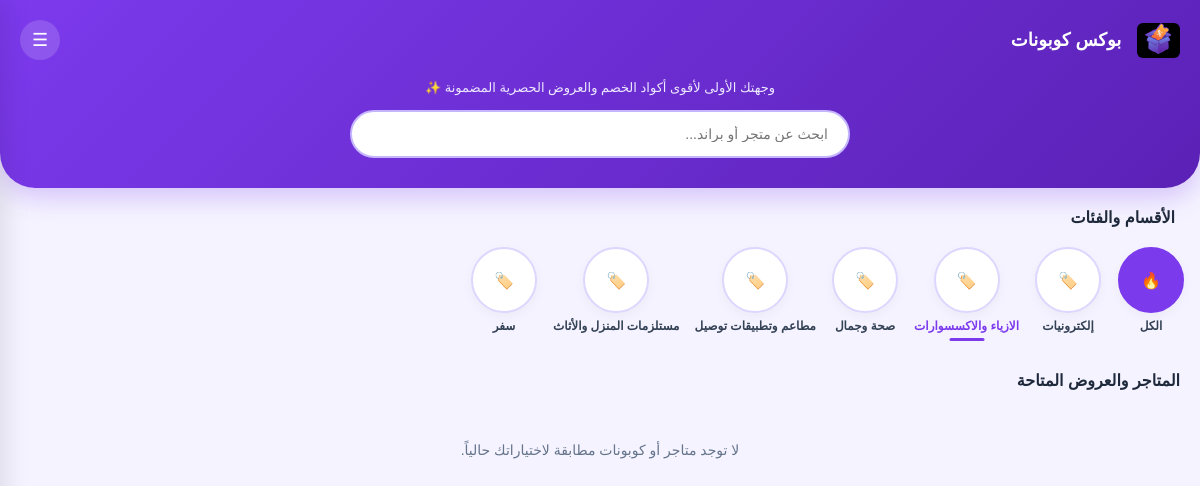
Screenshot of /?category=13 with the database file from the repository.
### kob3/models.py (models this page shows, shortened)
class Cat(models.Model):
    name=models.CharField(max_length=100,verbose_name='اسم القسم')
    slug=models.SlugField(unique=True,verbose_name='رابط القسم(slug)')
    image = models.ImageField(upload_to='categories_images/', null=True, blank=True, verbose_name='شعار القسم')

### kob3/views.py (the view)
# urls.py: path('',k1,name='k1'),
def k1(request):
    category_id = request.GET.get('category')
    type_offer = request.GET.get('type_offer')
    search_query = request.GET.get('q', '').strip()  # استقلال كلمة البحث وتنظيفها
    categories = Cat.objects.all()
    coupons = Cou.objects.filter(is_active=True)
    if category_id:
        coupons = coupons.filter(category_id=category_id)
    if type_offer:
        coupons = coupons.filter(offer_type=type_offer)
    if search_query:
        coupons = coupons.filter(
            Q(store__name__icontains=search_query) |
            Q(title__icontains=search_query)
        )
    context = {
        'coupons': coupons,
        'type_offer': type_offer,
        'cat': categories,
        'category_id': category_id,
        'search_query': search_query,  # تمرير قيمة البحث للقالب عشان ما تختفي بعد البحث
    }
    return render(request, 'kob3/home.html', context)

### templates/kob3/home.html (shortened to what this page needs)
{% load static %}
<!DOCTYPE html>
<html lang="ar" dir="rtl">
<head>
</head>
<body>
    <div class="header-section">
        <div class="top-navbar">
            <a href="#" class="brand-title">
                <img src="{% static 'logo/xlogo.jpeg' %}" alt="بوكس كوبونات" style="height: 35px; width: auto; margin-left: 8px; border-radius: 6px;" onerror="this.style.display='none'">
                <span>بوكس كوبونات</span>
            </a>
            <button class="menu-btn" onclick="toggleMenu()">☰</button>
        </div>
        <div style="text-align: center; margin-bottom: 15px;">
            <p style="margin: 0; font-size: 13px; color: #ede9fe;">
                وجهتك الأولى لأقوى أكواد الخصم والعروض الحصرية المضمونة ✨
            </p>
        </div>
        <form method="GET" action="" style="position: relative; display: flex; align-items: center; max-width: 500px; margin: 0 auto;">
            <input type="text" name="q" value="{{ search_query }}" placeholder="ابحث عن متجر أو براند..." style="width: 100%; padding: 14px 20px 14px 45px; border: 2px solid #c4b5fd; border-radius: 50px; font-size: 14px; outline: none; background: #ffffff; color: #1e293b; box-sizing: border-box; text-align: right;">
            <button type="submit" style="position: absolute; right: 15px; background: none; border: none; cursor: pointer; font-size: 18px;">
            </button>
        </form>
    </div>
    <div style="padding: 0 10px;">
        <h3 style="color: #1e293b; font-size: 16px; margin: 0 15px 10px 15px; font-weight: bold;">الأقسام والفئات</h3>
    </div>
    <div class="categories-container">
        <a href="?" class="category-item {% if not request.GET.category %}active{% endif %}">
            <div class="category-circle" style="background: #7c3aed; border-color: #7c3aed;">
                <span style="font-size: 16px; color: #ffffff;">🔥</span>
            </div>
            <span>الكل</span>
        </a>
        {% for c in cat %}
            <a href="?category={{ c.id }}" class="category-item {% if request.GET.category == c.id|stringformat:'s' %}active{% endif %}">
                <div class="category-circle">
                    {% if c.image %}
                        <img src="{{ c.image.url }}" alt="{{ c.name }}">
                    {% else %}
                        <span style="font-size: 16px;">🏷️</span>
                    {% endif %}
                </div>
                <span>{{ c.name }}</span>
            </a>
        {% endfor %}
    </div>
    <div style="padding: 10px 0 30px 0;">
        <h3 style="color: #1e293b; font-size: 16px; margin: 0 20px 12px 20px; font-weight: bold;">المتاجر والعروض المتاحة</h3>
        <div class="stores-grid">
            {% for coup in coupons %}
                <a href="{% url 'coupon_detail' coup.id %}" class="store-card">
                    {% if coup.store and coup.store.image %}
                        <img src="{{ coup.store.image.url }}" alt="{{ coup.store.name }}" style="width: 40px; height: 40px; border-radius: 50%; object-fit: contain; border: 1px solid #ddd6fe; background: #ffffff; padding: 2px; margin-bottom: 6px;">
                    {% else %}
                        <div style="width: 40px; height: 40px; border-radius: 50%; background: #f5f3ff; display: flex; align-items: center; justify-content: center; font-size: 16px; border: 1px solid #ddd6fe; margin-bottom: 6px;">🛒</div>
                    {% endif %}
                    <h4 style="margin: 0 0 2px 0; font-size: 12px; color: #1e293b; font-weight: bold;">{{ coup.store.name|default:coup.title }}</h4>
                    <p style="margin: 0 0 8px 0; font-size: 10px; color: #7c3aed; font-weight: bold;">{{ coup.discount_percentage|default:"خصم حصري" }}</p>
                    <span style="background: #ede9fe; color: #5b21b6; font-size: 9px; padding: 4px 8px; border-radius: 15px; font-weight: bold; width: 100%; box-sizing: border-box;">عرض الكود ⚡</span>
                </a>
            {% empty %}
                <div style="grid-column: 1 / -1; text-align: center; padding: 40px; color: #64748b; font-size: 14px;">
                    لا توجد متاجر أو كوبونات مطابقة لاختياراتك حالياً.
                </div>
            {% endfor %}
        </div>
    </div>
</body>
</html>

### templates/kob3/home.html (style rules this page uses)
body { font-family: Tahoma, sans-serif; background-color: #f5f3ff; padding: 0; margin: 0; color: #1e293b; }
.header-section { background: linear-gradient(135deg, #7c3aed, #5b21b6); padding: 20px 20px 30px 20px; border-bottom-left-radius: 35px; border-bottom-right-radius: 35px; box-shadow: 0 10px 25px rgba(124, 58, 237, 0.25); margin-bottom: 20px; color: white; }
.top-navbar { display: flex; justify-content: space-between; align-items: center; margin-bottom: 20px; }
.brand-title { display: flex; align-items: center; gap: 8px; font-size: 18px; font-weight: bold; color: white; text-decoration: none; }
.menu-btn { background: rgba(255, 255, 255, 0.15); border: none; width: 40px; height: 40px; border-radius: 50%; display: flex; align-items: center; justify-content: center; color: white; font-size: 18px; cursor: pointer; transition: background 0.2s; }
.categories-container { display: flex; overflow-x: auto; gap: 15px; padding: 10px 15px 20px 15px; scroll-behavior: smooth; }
.category-item { display: flex; flex-direction: column; align-items: center; text-decoration: none; min-width: 68px; position: relative; padding-bottom: 8px; }
.category-circle { width: 62px; height: 62px; border-radius: 50%; background: #ffffff; display: flex; align-items: center; justify-content: center; box-shadow: 0 4px 12px rgba(0, 0, 0, 0.04); border: 2px solid #ddd6fe; overflow: hidden; margin-bottom: 6px; transition: all 0.25s ease; }
.category-item span { font-size: 12px; color: #334155; font-weight: bold; text-align: center; }
.category-item.active span { color: #7c3aed; }
.category-item.active::after { content: ''; position: absolute; bottom: 0; left: 50%; transform: translateX(-50%); width: 35px; height: 3px; background-color: #7c3aed; border-radius: 2px; }
.stores-grid { display: grid; grid-template-columns: repeat(3, 1fr); gap: 10px; padding: 0 10px; }

### rows the page displays
Cat: name "إلكترونيات"
Cat: name "الازياء والاكسسوارات"
Cat: name "صحة وجمال"
Cat: name "مطاعم وتطبيقات توصيل"
Cat: name "مستلزمات المنزل والأثاث"
Cat: name "سفر"
